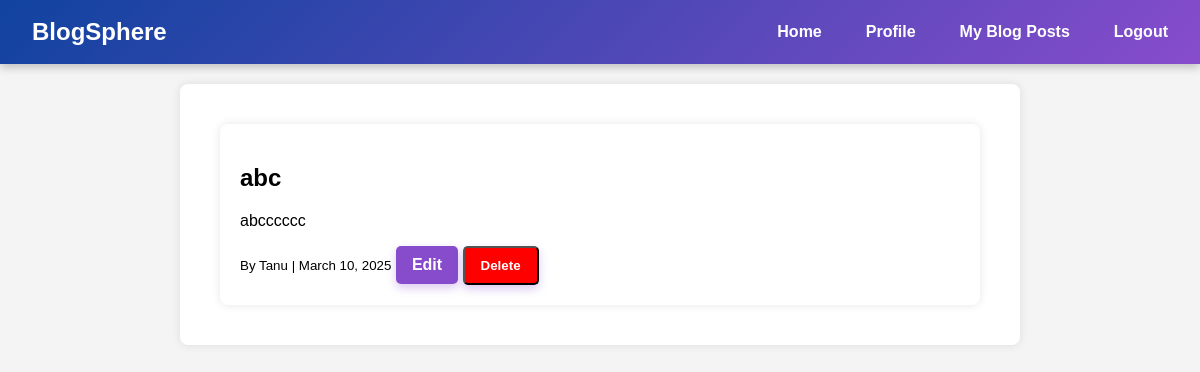
Before: /post/4/ (signed in) with the older database file.
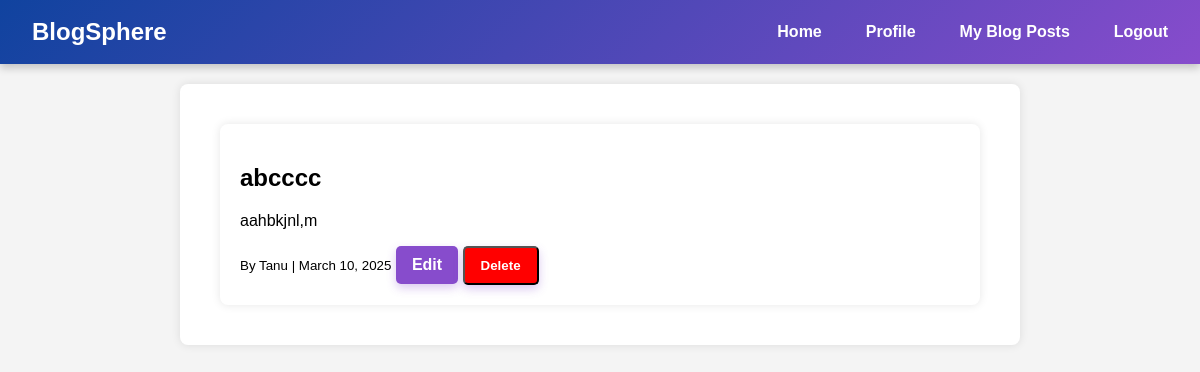
After: the same page with the newer database file.
### users/models.py (models this page shows, shortened)
class Post(models.Model):
    title = models.CharField(max_length=200)
    content = models.TextField()
    author = models.ForeignKey(User, on_delete=models.CASCADE)
    category = models.ForeignKey(Category, on_delete=models.SET_NULL, null=True, blank=True)
    tags = models.ManyToManyField(Tag, blank=True)
    created_at = models.DateTimeField(default=now)

### users/views.py (the view)
# urls.py: path('post/<int:post_id>/', post_detail, name='post_detail'),
def post_detail(request, post_id):
    post = get_object_or_404(Post, id=post_id)
    return render(request, 'post_detail.html', {'post': post})

### templates/post_detail.html (shortened to what this page needs)
{% extends "base.html" %}
{% block content %}
<div class="container">
    <h2>{{ post.title }}</h2>
    <p>{{ post.content }}</p>
    <small>By {{ post.author }} | {{ post.created_at|date:"F d, Y" }}</small>
    {% if user == post.author %}
        <a href="{% url 'edit_post' post.id %}" class="btn">Edit</a>
        <form action="{% url 'delete_post' post.id %}" method="POST" style="display:inline;">
            <button type="submit" class="btn btn-danger">Delete</button>
        </form>
    {% endif %}
</div>
{% endblock %}

Changed rows visible on the page:
changed Post "Tanu": title "abc" → "abcccc"; content "abcccccc" → "aahbkjnl,m"
